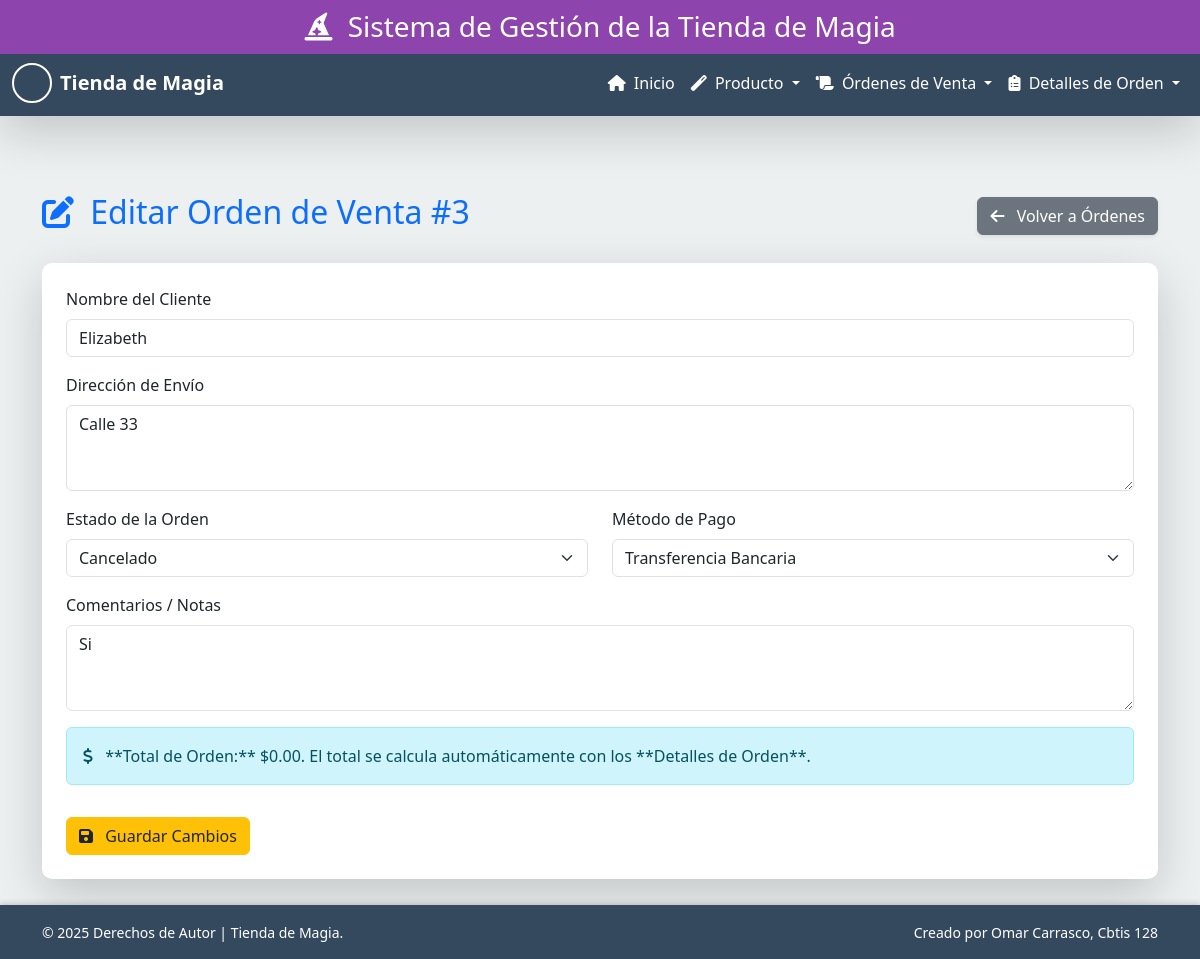
Page /ordenes/editar/3/ on the committed database.
### app_TiendadeMagia/models.py (models this page shows, shortened)
class OrdenDeVenta(models.Model):
    cliente = models.CharField(max_length=100)
    fecha_orden = models.DateTimeField(auto_now_add=True)
    direccion_envio = models.TextField()
    total = models.DecimalField(max_digits=10, decimal_places=2, default=0.00)
    estado = models.CharField(max_length=50, choices=ESTADO_CHOICES, default='Pendiente')
    metodo_pago = models.CharField(max_length=50, choices=METODO_CHOICES, default='Efectivo')
    comentarios = models.TextField(blank=True, null=True)
    class Meta:
        verbose_name = "Orden de Venta"
        verbose_name_plural = "Órdenes de Venta"
        ordering = ['-fecha_orden']

### app_TiendadeMagia/views.py (the view, shortened to what this page needs)
# urls.py: path('ordenes/editar/<int:pk>/', views.editar_orden, name='editar_orden'),
def editar_orden(request, pk):
    orden = get_object_or_404(OrdenDeVenta, pk=pk)
    return render(request, 'orden/editar_orden.html', {
        'orden': orden,
        'titulo': f'Editar Orden #{orden.pk}',
        'estado_choices': ESTADO_CHOICES, # <-- CORREGIDO
        'metodo_choices': METODO_CHOICES  # <-- CORREGIDO
    })

### app_TiendadeMagia/templates/orden/editar_orden.html (shortened to what this page needs)
{% extends 'base.html' %}
{% block content %}
<div class="d-flex justify-content-between align-items-center mb-4 pt-5">
    <h2 class="text-primary"><i class="fas fa-edit me-2"></i> Editar Orden de Venta #{{ orden.pk }}</h2>
    <a href="{% url 'ver_ordenes' %}" class="btn btn-secondary shadow-sm">
        <i class="fas fa-arrow-left me-2"></i> Volver a Órdenes
    </a>
</div>
<div class="card shadow-lg border-0" style="border-radius: 10px;">
    <div class="card-body p-4">
        <form method="POST">
            <div class="mb-3">
                <label for="id_cliente" class="form-label">Nombre del Cliente</label>
                <input type="text" class="form-control" id="id_cliente" name="cliente" value="{{ orden.cliente }}" required>
            </div>
            <div class="mb-3">
                <label for="id_direccion_envio" class="form-label">Dirección de Envío</label>
                <textarea class="form-control" id="id_direccion_envio" name="direccion_envio" rows="3" required>{{ orden.direccion_envio }}</textarea>
            </div>
            <div class="row">
                <div class="col-md-6 mb-3">
                    <label for="id_estado" class="form-label">Estado de la Orden</label>
                    <select class="form-select" id="id_estado" name="estado" required>
                        {% for value, label in estado_choices %}
                            <option value="{{ value }}" {% if orden.estado == value %}selected{% endif %}>{{ label }}</option>
                        {% endfor %}
                    </select>
                </div>
                <div class="col-md-6 mb-3">
                    <label for="id_metodo_pago" class="form-label">Método de Pago</label>
                    <select class="form-select" id="id_metodo_pago" name="metodo_pago" required>
                        {% for value, label in metodo_choices %}
                            <option value="{{ value }}" {% if orden.metodo_pago == value %}selected{% endif %}>{{ label }}</option>
                        {% endfor %}
                    </select>
                </div>
            </div>
            <div class="mb-3">
                <label for="id_comentarios" class="form-label">Comentarios / Notas</label>
                <textarea class="form-control" id="id_comentarios" name="comentarios" rows="3">{{ orden.comentarios }}</textarea>
            </div>
            <div class="alert alert-info mt-3">
                <i class="fas fa-dollar-sign me-2"></i> **Total de Orden:** ${{ orden.total|floatformat:2 }}. El total se calcula automáticamente con los **Detalles de Orden**.
            </div>
            <button type="submit" class="btn btn-warning text-dark mt-3"><i class="fas fa-save me-2"></i> Guardar Cambios</button>
        </form>
    </div>
</div>
{% endblock %}

### app_TiendadeMagia/templates/base.html (style rules this page uses)
:root { --color-primary: #8e44ad; --color-light: #ecf0f1; --header-height: 50px; --navbar-height: 55px; }
body { background-color: var(--color-light); display: flex; flex-direction: column; min-height: 100vh; padding-top: calc(var(--header-height) + var(--navbar-height) + 1rem); }

### rows in the picture
OrdenDeVenta: pk "3", cliente "Elizabeth", direccion_envio "Calle 33", estado "Cancelado", metodo_pago "Transferencia Bancaria", comentarios "Si", total "0.00"
